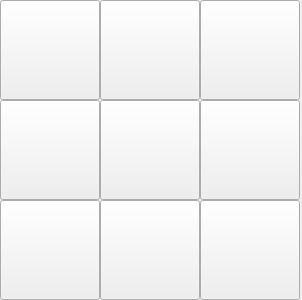
          <widget class="QWidget" name="inside_corners">
           <layout class="QVBoxLayout" name="verticalLayout_2">
            <property name="spacing">
             <number>2</number>
            </property>
            <property name="leftMargin">
             <number>0</number>
            </property>
            <property name="topMargin">
             <number>0</number>
            </property>
            <property name="rightMargin">
             <number>2</number>
            </property>
            <property name="bottomMargin">
             <number>0</number>
            </property>
            <item>
             <widget class="QWidget" name="widget_inside" native="true">
              <property name="sizePolicy">
               <sizepolicy hsizetype="Preferred" vsizetype="Preferred">
                <horstretch>0</horstretch>
                <verstretch>0</verstretch>
               </sizepolicy>
              </property>
              <property name="minimumSize">
               <size>
                <width>300</width>
                <height>300</height>
               </size>
              </property>
              <property name="maximumSize">
               <size>
                <width>16777215</width>
                <height>16777215</height>
               </size>
              </property>
              <property name="styleSheet">
               <string notr="true">QFrame {
    border: none;
}</string>
              </property>
              <layout class="QGridLayout" name="gridLayout_16">
               <property name="leftMargin">
                <number>0</number>
               </property>
               <property name="topMargin">
                <number>0</number>
               </property>
               <property name="rightMargin">
                <number>0</number>
               </property>
               <property name="bottomMargin">
                <number>0</number>
               </property>
               <property name="spacing">
                <number>0</number>
               </property>
               <item row="0" column="3">
                <widget class="QPushButton" name="probe_y_plus_wco">
                 <property name="sizePolicy">
                  <sizepolicy hsizetype="Preferred" vsizetype="Preferred">
                   <horstretch>0</horstretch>
                   <verstretch>0</verstretch>
                  </sizepolicy>
                 </property>
                 <property name="minimumSize">
                  <size>
                   <width>0</width>
                   <height>0</height>
                  </size>
                 </property>
                 <property name="maximumSize">
                  <size>
                   <width>16777215</width>
                   <height>16777215</height>
                  </size>
                 </property>
                 <property name="toolTip">
                  <string>Back inside edge</string>
                 </property>
                 <property name="text">
                  <string/>
                 </property>
                 <property name="icon">
                  <iconset>
                   <normalon>basic_probe_icons/y_plus.png</normalon>
                  </iconset>
                 </property>
                 <property name="iconSize">
                  <size>
                   <width>100</width>
                   <height>100</height>
                  </size>
                 </property>
                 <property name="probe" stdset="0">
                  <string>probe_yp</string>
                 </property>
                 <attribute name="buttonGroup">
                  <string notr="true">inside_buttonGroup</string>
                 </attribute>
                </widget>
               </item>
               <item row="1" column="3">
                <widget class="QPushButton" name="probe_xy_hole">
                 <property name="sizePolicy">
                  <sizepolicy hsizetype="Preferred" vsizetype="Preferred">
                   <horstretch>0</horstretch>
                   <verstretch>0</verstretch>
                  </sizepolicy>
                 </property>
                 <property name="minimumSize">
                  <size>
                   <width>0</width>
                   <height>0</height>
                  </size>
                 </property>
                 <property name="maximumSize">
                  <size>
                   <width>16777215</width>
                   <height>16777215</height>
                  </size>
                 </property>
                 <property name="toolTip">
                  <string>Use probe_rectangular_pocket for this function</string>
                 </property>
                 <property name="text">
                  <string/>
                 </property>
                 <property name="icon">
                  <iconset>
                   <normalon>basic_probe_icons/z_top.png</normalon>
                  </iconset>
                 </property>
                 <property name="iconSize">
                  <size>
                   <width>100</width>
                   <height>100</height>
                  </size>
                 </property>
                 <property name="probe" stdset="0">
                  <string>probe_xy_hole</string>
                 </property>
                 <attribute name="buttonGroup">
                  <string notr="true">inside_buttonGroup</string>
                 </attribute>
                </widget>
               </item>
               <item row="1" column="4">
                <widget class="QPushButton" name="probe_x_plus_wco">
                 <property name="sizePolicy">
                  <sizepolicy hsizetype="Preferred" vsizetype="Preferred">
                   <horstretch>0</horstretch>
                   <verstretch>0</verstretch>
                  </sizepolicy>
                 </property>
                 <property name="minimumSize">
                  <size>
                   <width>0</width>
                   <height>0</height>
                  </size>
                 </property>
                 <property name="maximumSize">
                  <size>
                   <width>16777215</width>
                   <height>16777215</height>
                  </size>
                 </property>
                 <property name="toolTip">
                  <string>Right inside edge</string>
                 </property>
                 <property name="text">
                  <string/>
                 </property>
                 <property name="icon">
                  <iconset>
                   <normalon>basic_probe_icons/x_plus.png</normalon>
                  </iconset>
                 </property>
                 <property name="iconSize">
                  <size>
                   <width>100</width>
                   <height>100</height>
                  </size>
                 </property>
                 <property name="probe" stdset="0">
                  <string>probe_xp</string>
                 </property>
                 <attribute name="buttonGroup">
                  <string notr="true">inside_buttonGroup</string>
                 </attribute>
                </widget>
               </item>
               <item row="0" column="0">
                <widget class="QPushButton" name="probe_back_left_inside">
                 <property name="sizePolicy">
                  <sizepolicy hsizetype="Preferred" vsizetype="Preferred">
                   <horstretch>0</horstretch>
                   <verstretch>0</verstretch>
                  </sizepolicy>
                 </property>
                 <property name="minimumSize">
                  <size>
                   <width>0</width>
                   <height>0</height>
                  </size>
                 </property>
                 <property name="maximumSize">
                  <size>
                   <width>16777215</width>
                   <height>16777215</height>
                  </size>
                 </property>
                 <property name="toolTip">
                  <string>Back left inside corner</string>
                 </property>
                 <property name="text">
                  <string/>
                 </property>
                 <property name="icon">
                  <iconset>
                   <normalon>basic_probe_icons/back_left_corner_inside.png</normalon>
                  </iconset>
                 </property>
                 <property name="iconSize">
                  <size>
                   <width>100</width>
                   <height>100</height>
                  </size>
                 </property>
                 <property name="probe" stdset="0">
                  <string>probe_inside_xmyp</string>
                 </property>
                 <attribute name="buttonGroup">
                  <string notr="true">inside_buttonGroup</string>
                 </attribute>
                </widget>
               </item>
               <item row="1" column="0">
                <widget class="QPushButton" name="probe_x_minus_wco">
                 <property name="sizePolicy">
                  <sizepolicy hsizetype="Preferred" vsizetype="Preferred">
                   <horstretch>0</horstretch>
                   <verstretch>0</verstretch>
                  </sizepolicy>
                 </property>
                 <property name="minimumSize">
                  <size>
                   <width>0</width>
                   <height>0</height>
                  </size>
                 </property>
                 <property name="maximumSize">
                  <size>
                   <width>16777215</width>
                   <height>16777215</height>
                  </size>
                 </property>
                 <property name="toolTip">
                  <string>Left inside edge</string>
                 </property>
                 <property name="text">
                  <string/>
                 </property>
                 <property name="icon">
                  <iconset>
                   <normalon>basic_probe_icons/x_minus.png</normalon>
                  </iconset>
                 </property>
                 <property name="iconSize">
                  <size>
                   <width>100</width>
                   <height>100</height>
                  </size>
                 </property>
                 <property name="probe" stdset="0">
                  <string>probe_xm</string>
                 </property>
                 <attribute name="buttonGroup">
                  <string notr="true">inside_buttonGroup</string>
                 </attribute>
                </widget>
               </item>
               <item row="3" column="3">
                <widget class="QPushButton" name="probe_y_minus_wco">
                 <property name="sizePolicy">
                  <sizepolicy hsizetype="Preferred" vsizetype="Preferred">
                   <horstretch>0</horstretch>
                   <verstretch>0</verstretch>
                  </sizepolicy>
                 </property>
                 <property name="minimumSize">
                  <size>
                   <width>0</width>
                   <height>0</height>
                  </size>
                 </property>
                 <property name="maximumSize">
                  <size>
                   <width>16777215</width>
                   <height>16777215</height>
                  </size>
                 </property>
                 <property name="toolTip">
                  <string>Front inside edge</string>
                 </property>
                 <property name="text">
                  <string/>
                 </property>
                 <property name="icon">
                  <iconset>
                   <normalon>basic_probe_icons/y_minus.png</normalon>
                  </iconset>
                 </property>
                 <property name="iconSize">
                  <size>
                   <width>100</width>
                   <height>100</height>
                  </size>
                 </property>
                 <property name="probe" stdset="0">
                  <string>probe_ym</string>
                 </property>
                 <attribute name="buttonGroup">
                  <string notr="true">inside_buttonGroup</string>
                 </attribute>
                </widget>
               </item>
               <item row="3" column="0">
                <widget class="QPushButton" name="probe_front_left_inside">
                 <property name="sizePolicy">
                  <sizepolicy hsizetype="Preferred" vsizetype="Preferred">
                   <horstretch>0</horstretch>
                   <verstretch>0</verstretch>
                  </sizepolicy>
                 </property>
                 <property name="minimumSize">
                  <size>
                   <width>0</width>
                   <height>0</height>
                  </size>
                 </property>
                 <property name="maximumSize">
                  <size>
                   <width>16777215</width>
                   <height>16777215</height>
                  </size>
                 </property>
                 <property name="toolTip">
                  <string>Front left inside corner</string>
                 </property>
                 <property name="text">
                  <string/>
                 </property>
                 <property name="icon">
                  <iconset>
                   <normalon>basic_probe_icons/front_left_corner_inside.png</normalon>
                  </iconset>
                 </property>
                 <property name="iconSize">
                  <size>
                   <width>100</width>
                   <height>100</height>
                  </size>
                 </property>
                 <property name="probe" stdset="0">
                  <string>probe_inside_xmym</string>
                 </property>
                 <attribute name="buttonGroup">
                  <string notr="true">inside_buttonGroup</string>
                 </attribute>
                </widget>
               </item>
               <item row="3" column="4">
                <widget class="QPushButton" name="probe_front_right_inside">
                 <property name="sizePolicy">
                  <sizepolicy hsizetype="Preferred" vsizetype="Preferred">
                   <horstretch>0</horstretch>
                   <verstretch>0</verstretch>
                  </sizepolicy>
                 </property>
                 <property name="minimumSize">
                  <size>
                   <width>0</width>
                   <height>0</height>
                  </size>
                 </property>
                 <property name="maximumSize">
                  <size>
                   <width>16777215</width>
                   <height>16777215</height>
                  </size>
                 </property>
                 <property name="toolTip">
                  <string>Front right inside corner</string>
                 </property>
                 <property name="text">
                  <string/>
                 </property>
                 <property name="icon">
                  <iconset>
                   <normalon>basic_probe_icons/front_right_corner_inside.png</normalon>
                  </iconset>
                 </property>
                 <property name="iconSize">
                  <size>
                   <width>100</width>
                   <height>100</height>
                  </size>
                 </property>
                 <property name="probe" stdset="0">
                  <string>probe_inside_xpym</string>
                 </property>
                 <attribute name="buttonGroup">
                  <string notr="true">inside_buttonGroup</string>
                 </attribute>
                </widget>
               </item>
               <item row="0" column="4">
                <widget class="QPushButton" name="probe_back_right_inside">
                 <property name="sizePolicy">
                  <sizepolicy hsizetype="Preferred" vsizetype="Preferred">
                   <horstretch>0</horstretch>
                   <verstretch>0</verstretch>
                  </sizepolicy>
                 </property>
                 <property name="minimumSize">
                  <size>
                   <width>0</width>
                   <height>0</height>
                  </size>
                 </property>
                 <property name="maximumSize">
                  <size>
                   <width>16777215</width>
                   <height>16777215</height>
                  </size>
                 </property>
                 <property name="toolTip">
                  <string>Back right inside corner</string>
                 </property>
                 <property name="text">
                  <string/>
                 </property>
                 <property name="icon">
                  <iconset>
                   <normalon>basic_probe_icons/back_right_corner_inside.png</normalon>
                  </iconset>
                 </property>
                 <property name="iconSize">
                  <size>
                   <width>100</width>
                   <height>100</height>
                  </size>
                 </property>
                 <property name="probe" stdset="0">
                  <string>probe_inside_xpyp</string>
                 </property>
                 <attribute name="buttonGroup">
                  <string notr="true">inside_buttonGroup</string>
                 </attribute>
                </widget>
               </item>
              </layout>
             </widget>
            </item>
           </layout>
          </widget>
